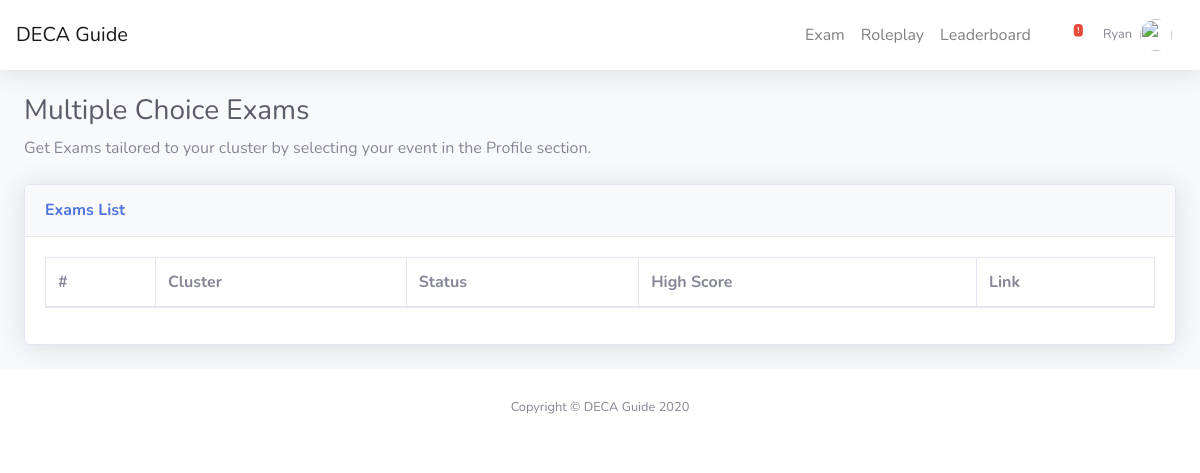
Before: /exam/ (signed in) with the older database file.
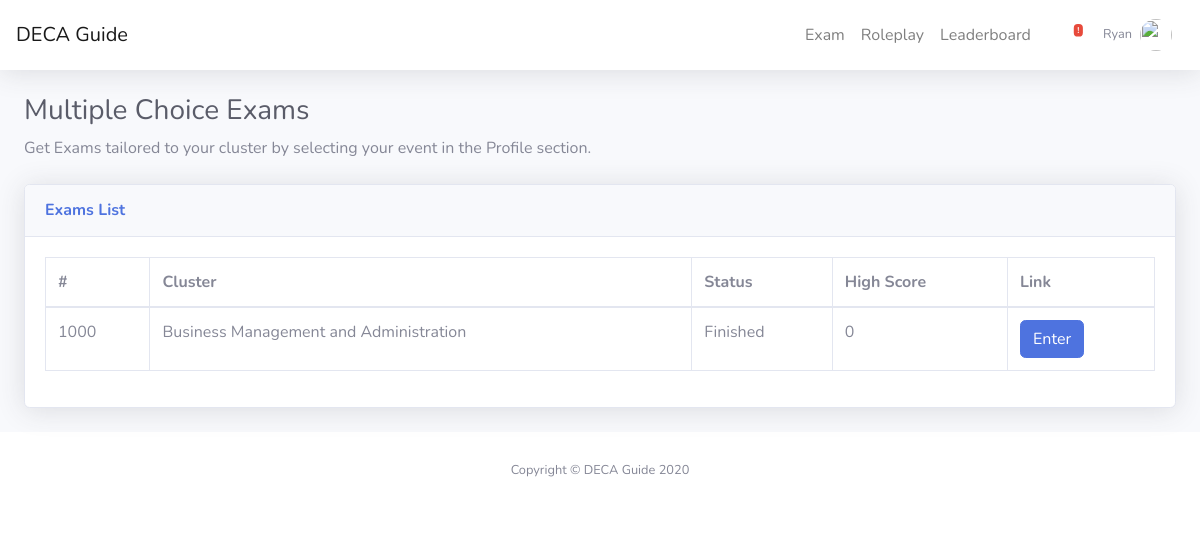
After: the same page with the newer database file.
### quiz/models.py (models this page shows, shortened)
class Exam(models.Model):
    exam_number = models.IntegerField()
    exam_cluster = models.ForeignKey(Cluster, on_delete=models.PROTECT)

### roleplay/models.py (models this page shows)
class Cluster(models.Model):
    title = models.CharField(max_length=100)
    def __str__(self):
        return self.title

### quiz/views.py (the view)
# urls.py: path('', views.index, name='index'),
@login_required(login_url='accounts:login')
def index(request):
    context = {}
    exams = Exam.objects.all()
    if request.user.profile.event is not None:
        exams = exams.filter(exam_cluster=request.user.profile.event.cluster)
    exams_dict = {}
    for exam in exams:
        submitted_exams = UserExam.objects.filter(exam=exam, user=request.user)
        most_recent_exam = submitted_exams.order_by('-date').first()
        is_finished = most_recent_exam.is_finished
        is_started = most_recent_exam is None
        high_score = 0
        for subexam in submitted_exams:
            high_score = max(high_score, subexam.score)
        exams_dict[exam] = {'is_finished': is_finished, 'is_started':is_started, 'high_score':high_score, 'most_recent_exam': most_recent_exam}
    context['exams'] = exams_dict
    return render(request, 'quiz/index.html', context)

### quiz/templatetags/quiz_filter.py (called while the page is built)
@register.filter
def get_item(dictionary, key):
    return dictionary.get(key)

### roleplay/custom_context.py (called while the page is built)
def add_submissions(request):
    return {'marked_submissions': Submission.objects.filter(marked=True)}

### quiz/templates/quiz/index.html (shortened to what this page needs)
{% extends 'base.html' %}
{% load quiz_filter %}
{% block content %}
<div class="container-fluid">
    <h1 class="h3 mb-2 text-gray-800">Multiple Choice Exams</h1>
    <p class="mb-4">Get Exams tailored to your cluster by selecting your event in the Profile section.</p>
    <div class="card shadow mb-4">
        <div class="card-header py-3">
            <h6 class="m-0 font-weight-bold text-primary">Exams List</h6>
        </div>
        <div class="card-body">
            <div class="table-responsive">
                <table class="table table-bordered" id="exam_list" width="100%" cellspacing="0">
                    <thead>
                        <tr>
                            <th>#</th>
                            <th>Cluster</th>
                            <th>Status</th>
                            <th>High Score</th>
                            <th>Link</th>
                        </tr>
                    </thead>
                    <tbody>
                        {% for exam, examinfo in exams.items %}
                            <td>{{exam.exam_number}}</td>
                            <td>{{exam.exam_cluster}}</td>
                            {% if examinfo|get_item:"is_started" %}
                                <td>Started</td>
                            {% elif examinfo|get_item:"is_finished" %}
                                <td>Finished</td>
                            {% else %}
                                <td>Not Started</td>
                            {% endif %}
                            <td>{{examinfo|get_item:"high_score"}}</td>
                            <td><a href="{% url 'quiz:exam' num=exam.exam_number %}" class="btn btn-primary">Enter</a></td>
                        {% endfor %}
                    </tbody>
                </table>
            </div>
        </div>
    </div>
</div>
{% endblock %}

Changed rows visible on the page:
added Exam: exam_number "1000", exam_cluster "Business Management and Administration", examinfo "0"
